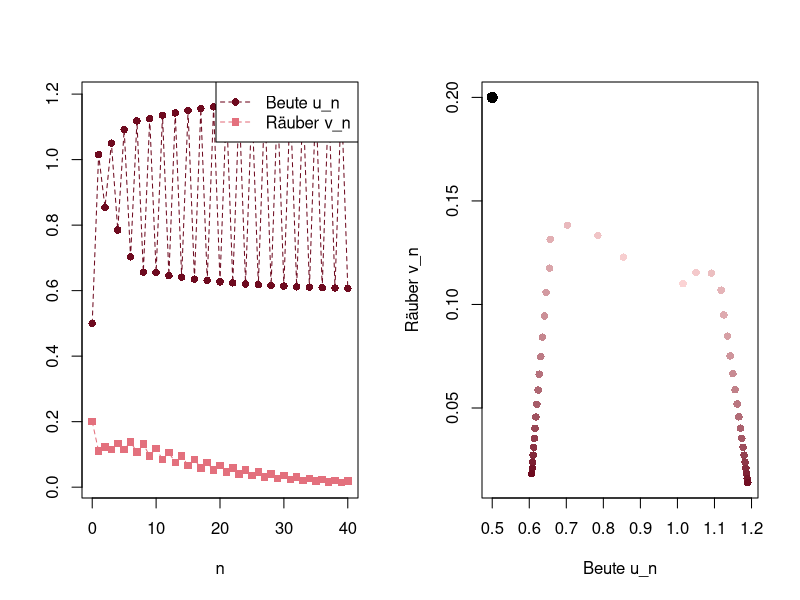

Here is the R script that generated this plot:
# Abb. 2.5: Räuber-Beute-Modell, die Räuber sterben aus (Buch, Abschnitt 2.1, Gl. 2.3)
# u_{n+1} = (1 + r) u_n - r u_n^2 - gamma u_n v_n,  v_{n+1} = gamma u_n v_n  mit r = 2.5, gamma = 1.1, u_0 = 0.5, v_0 = 0.2
# (c) 2026 Philipp Kügler · Programm zum Buch „Dynamische Systeme in den Lebenswissenschaften“ · MIT-Lizenz (siehe LICENSE)
r <- 2.5; gamma <- 1.1
N <- 40
u <- numeric(N + 1); v <- numeric(N + 1)
u[1] <- 0.5; v[1] <- 0.2                 # R zählt ab 1: u[1] ist u_0
for (k in 1:N) {
  u[k + 1] <- (1 + r) * u[k] - r * u[k]^2 - gamma * u[k] * v[k]
  v[k + 1] <- gamma * u[k] * v[k]
}
cat("v_0, v_10, v_20, v_40 =", sprintf("%.4f", v[c(1, 11, 21, 41)]), " -> die Räuber sterben aus\n")
cat("u_36 ... u_40 =", sprintf("%.3f", u[37:41]), "\n")

n <- 0:N
par(mfrow = c(1, 2))
plot(n, u, type = "o", lty = 2, pch = 16, col = rgb(0.43, 0.04, 0.12), ylim = range(c(u, v)), xlab = "n", ylab = "")
lines(n, v, type = "o", lty = 2, pch = 15, col = rgb(0.89, 0.44, 0.49))
legend("topright", legend = c("Beute u_n", "Räuber v_n"), col = c(rgb(0.43, 0.04, 0.12), rgb(0.89, 0.44, 0.49)), pch = c(16, 15), lty = 2)
hell_dunkel <- colorRampPalette(c(rgb(1, 0.85, 0.85), rgb(0.43, 0.04, 0.12)))(N + 1)   # hell: früh, dunkel: spät
plot(u, v, pch = 16, col = hell_dunkel, xlab = "Beute u_n", ylab = "Räuber v_n")
points(u[1], v[1], pch = 16, cex = 1.5)
